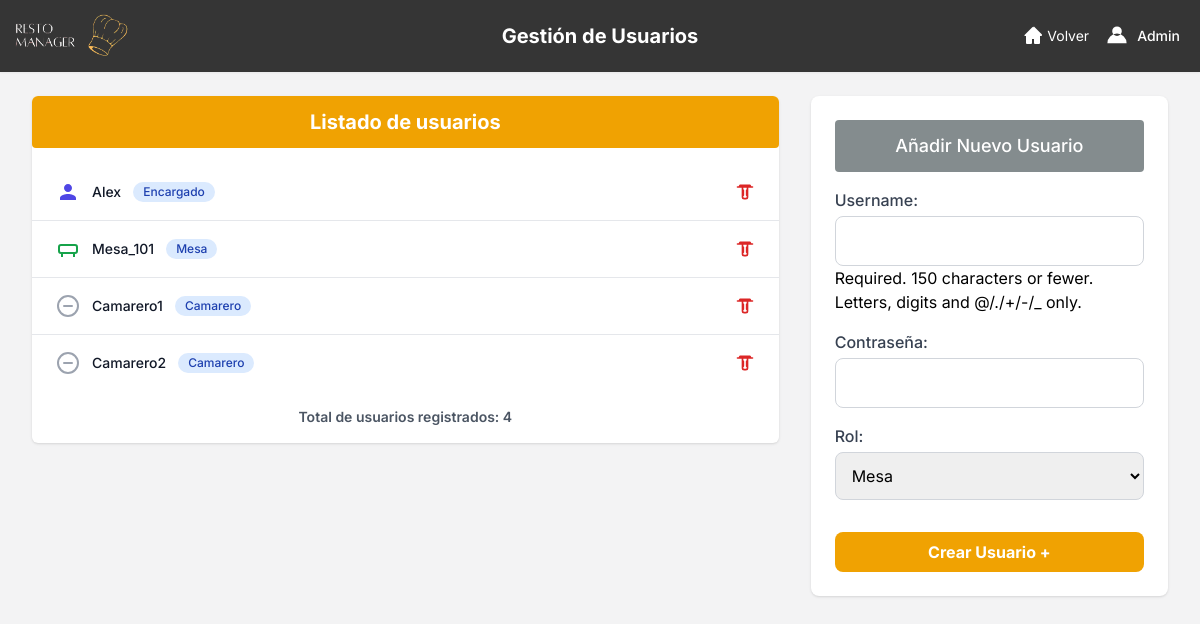
The page /dashboard/usuarios/ (signed in) on the database its author committed.
### restaurante_app/models.py (models this page shows, shortened)
class Usuario(AbstractUser):
    first_name = None
    last_name = None
    ROL_CHOICES = (('MESA', 'Mesa'), ('ENCARGADO', 'Encargado'), ('CAMARERO', 'Camarero'))
    rol = models.CharField(max_length=10, choices=ROL_CHOICES, default='MESA')
    codigo_secreto_camarero = models.CharField(max_length=10, blank=True, null=True, unique=True, help_text="Código secreto para camareros (4 dígitos)")
    objects = UsuarioManager()

### restaurante_app/views.py (the view)
# urls.py: path('dashboard/usuarios/', views.gestion_usuarios_view, name='gestion_usuarios'),
@login_required
def gestion_usuarios_view(request):
    if request.user.rol != 'ENCARGADO':
        return redirect('index')
    if request.method == 'POST':
        form = UsuarioCreationForm(request.POST)
        if form.is_valid():
            form.save()
            messages.success(request, '¡Usuario creado exitosamente!')
            return redirect('gestion_usuarios')
    else:
        form = UsuarioCreationForm()
    usuarios = Usuario.objects.exclude(id=request.user.id)
    context = {
        'usuarios': usuarios,
        'form': form,
    }
    return render(request, 'app/gestion_usuarios.html', context)

### restaurante_app/forms.py (shortened to what this page needs)
class UsuarioCreationForm(forms.ModelForm):
    password = forms.CharField(widget=forms.PasswordInput, label="Contraseña")
    class Meta:
        model = Usuario
        fields = ('username', 'password', 'rol')

### templates/app/gestion_usuarios.html (shortened to what this page needs)
{% load static %}
<!DOCTYPE html>
<html lang="es">
<head>
    <script src="https://cdn.tailwindcss.com"></script>
</head>
<body class="bg-grisClaro">
    <header class="bg-[#353535] shadow-sm relative">
        <div class="w-full mx-auto py-2 px-0 flex items-center justify-between relative">
            <div class="flex items-center ml-[-12px]">
                <img src="{% static 'img/imagelogo.png' %}" alt="Logo" class="h-14 w-45">
            </div>
            <h1 class="absolute left-1/2 transform -translate-x-1/2 text-xl font-bold text-white">
                Gestión de Usuarios
            </h1>
            <div class="flex items-center space-x-4 mr-5">
                <a href="{% url 'dashboard' %}" class="flex items-center text-white text-sm hover:text-gray-300">
                    <svg xmlns="http://www.w3.org/2000/svg" class="h-5 w-5 mr-1" fill="currentColor" viewBox="0 0 20 20">
                        <path d="M10.707 1.293a1 1 0 00-1.414 0l-8 8A1 1 0 002 10h1v7a1 1 0 001 1h4a1 1 0 001-1v-4h2v4a1 1 0 001 1h4a1 1 0 001-1v-7h1a1 1 0 00.707-1.707l-8-8z" />
                    </svg>
                    Volver
                </a>
                <button id="userMenuButton" class="flex items-center space-x-2 text-white hover:text-gray-200 focus:outline-none">
                    <svg xmlns="http://www.w3.org/2000/svg" class="h-6 w-6 text-white" fill="currentColor" viewBox="0 0 20 20">
                        <path fill-rule="evenodd" d="M10 2a4 4 0 100 8 4 4 0 000-8zM2 16a8 8 0 1116 0H2z" clip-rule="evenodd" />
                    </svg>
                    <span class="text-sm font-medium">{{ user.username }}</span>
                </button>
            </div>
        </div>
    </header>
    <main class="max-w-7xl mx-auto py-6 sm:px-6 lg:px-8 grid grid-cols-1 lg:grid-cols-3 gap-8">
        <div class="lg:col-span-2">
            <div class="bg-white shadow overflow-hidden rounded-md">
                <h1 class="text-center font-bold text-xl mb-4 p-3 rounded" style="background-color: #F0A202; color: white;">
                    Listado de usuarios
                </h1>
                <ul role="list" class="divide-y divide-gray-200">
                    {% for usuario in usuarios %}
                    <li class="px-6 py-4">
                        <div class="flex items-center justify-between">
                            <div class="flex items-center space-x-3">
                                {% if usuario.get_rol_display == "Encargado" %}
                                    <svg xmlns="http://www.w3.org/2000/svg" class="h-6 w-6 text-indigo-600" fill="currentColor" viewBox="0 0 24 24">
                                        <path d="M12 12c2.21 0 4-1.79 4-4s-1.79-4-4-4-4 1.79-4 4 1.79 4 4 4zm0 2c-2.67 0-8 1.34-8 4v2h16v-2c0-2.66-5.33-4-8-4z"/>
                                    </svg>
                                {% elif usuario.get_rol_display == "Mesa" %}
                                    <svg xmlns="http://www.w3.org/2000/svg" class="h-6 w-6 text-green-600" fill="none" viewBox="0 0 24 24" stroke="currentColor">
                                        <rect x="3" y="8" width="18" height="8" stroke="currentColor" stroke-width="2" rx="2" ry="2" />
                                        <line x1="6" y1="16" x2="6" y2="20" stroke="currentColor" stroke-width="2" />
                                        <line x1="18" y1="16" x2="18" y2="20" stroke="currentColor" stroke-width="2" />
                                    </svg>
                                {% else %}
                                    <svg xmlns="http://www.w3.org/2000/svg" class="h-6 w-6 text-gray-400" fill="none" viewBox="0 0 24 24" stroke="currentColor">
                                        <circle cx="12" cy="12" r="10" stroke-width="2" />
                                        <path stroke-linecap="round" stroke-linejoin="round" stroke-width="2" d="M8 12h8" />
                                    </svg>
                                {% endif %}
                                <span class="text-sm font-medium text-gray-900">{{ usuario.username }}</span>
                                <span class="ml-3 inline-flex items-center px-2.5 py-0.5 rounded-full text-xs font-medium bg-blue-100 text-blue-800">
                                    {{ usuario.get_rol_display }}
                                </span>
                            </div>
                            <div>
                            <form action="{% url 'eliminar_usuario' user_id=usuario.id %}" method="post" class="inline eliminar-form">
                            <button type="button" class="text-red-600 hover:text-red-900 flex items-center space-x-1 btn-eliminar">
                                <svg xmlns="http://www.w3.org/2000/svg" class="h-5 w-5" fill="none" viewBox="0 0 24 24" stroke="currentColor" stroke-width="2">
                                <path stroke-linecap="round" stroke-linejoin="round" d="M3 6h18M9 6v12a2 2 0 002 2h2a2 2 0 002-2V6M10 10v6M14 10v6M5 6l1-2h12l1 2" />
                                </svg>
                            </button>
                            </form>
                            </div>
                        </div>
                    </li>
                    {% empty %}
                    <li class="px-6 py-4 text-center text-gray-500">No hay otros usuarios registrados.</li>
                    {% endfor %}
                </ul>
                <div class="p-4 text-center text-sm text-gray-600 font-semibold">
                    Total de usuarios registrados: {{ usuarios|length }}
                </div>
            </div>
        </div>
        <div class="lg:col-span-1">
            <div class="bg-white shadow rounded-lg p-6">
                <h2 class="text-lg font-medium text-white mb-4 text-center p-3 rounded" style="background-color: #848C8E;">
                    Añadir Nuevo Usuario
                </h2>
                <form method="post">
                    {{ form.as_p }}
                    <button type="submit" class="w-full mt-4 font-bold py-2 px-4 rounded-lg hover:bg-yellow-600" style="background-color: #F0A202; color: white;">
                        Crear Usuario +
                    </button>
                </form>
            </div>
        </div>
    </main>
</body>
</html>

### templates/app/gestion_usuarios.html (style rules this page uses)
body { font-family: 'Inter', sans-serif; }
form p { margin-bottom: 1rem; }
form label { display: block; margin-bottom: 0.25rem; font-weight: 500; color: #374151; }
form input, form select { display: block; width: 100%; padding: 0.75rem; border: 1px solid #D1D5DB; border-radius: 0.5rem; }

### rows shown on the page
Usuario: username "Admin"
Usuario: username "Alex", rol "Encargado"
Usuario: username "Mesa_101", rol "Mesa"
Usuario: username "Camarero1", rol "Camarero"
Usuario: username "Camarero2", rol "Camarero"

### other values the page prints
{{ usuarios|length }} "4"
